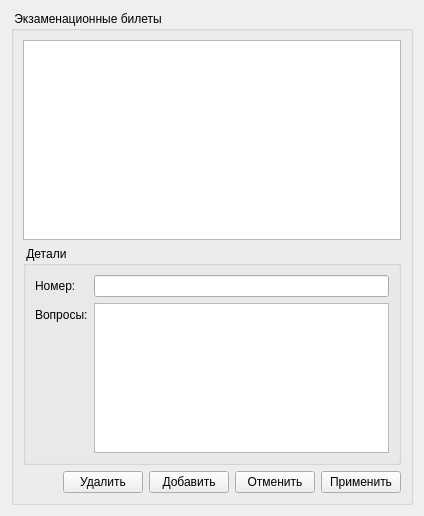
       <widget class="QWidget" name="cardsPage">
        <layout class="QHBoxLayout" name="horizontalLayout_4">
         <item>
          <widget class="QGroupBox" name="groupBox_9">
           <property name="title">
            <string> Экзаменационные билеты </string>
           </property>
           <layout class="QVBoxLayout" name="verticalLayout_3">
            <item>
             <widget class="QTableView" name="cardsTableView">
              <property name="minimumSize">
               <size>
                <width>0</width>
                <height>200</height>
               </size>
              </property>
             </widget>
            </item>
            <item>
             <widget class="QGroupBox" name="groupBox_8">
              <property name="title">
               <string> Детали </string>
              </property>
              <property name="flat">
               <bool>false</bool>
              </property>
              <layout class="QFormLayout" name="formLayout_4">
               <item row="0" column="0">
                <widget class="QLabel" name="label_11">
                 <property name="text">
                  <string>Номер:</string>
                 </property>
                </widget>
               </item>
               <item row="0" column="1">
                <widget class="QLineEdit" name="cardNumberEdit"/>
               </item>
               <item row="1" column="0">
                <widget class="QLabel" name="label">
                 <property name="text">
                  <string>Вопросы:</string>
                 </property>
                </widget>
               </item>
               <item row="1" column="1">
                <widget class="QPlainTextEdit" name="cardQuestionEdit1">
                 <property name="sizePolicy">
                  <sizepolicy hsizetype="Expanding" vsizetype="Preferred">
                   <horstretch>0</horstretch>
                   <verstretch>0</verstretch>
                  </sizepolicy>
                 </property>
                 <property name="maximumSize">
                  <size>
                   <width>16777215</width>
                   <height>150</height>
                  </size>
                 </property>
                </widget>
               </item>
              </layout>
             </widget>
            </item>
            <item>
             <layout class="QHBoxLayout" name="horizontalLayout_5">
              <item>
               <spacer name="horizontalSpacer_3">
                <property name="orientation">
                 <enum>Qt::Horizontal</enum>
                </property>
                <property name="sizeHint" stdset="0">
                 <size>
                  <width>40</width>
                  <height>20</height>
                 </size>
                </property>
               </spacer>
              </item>
              <item>
               <widget class="QPushButton" name="deleteCardButton">
                <property name="text">
                 <string>Удалить</string>
                </property>
               </widget>
              </item>
              <item>
               <widget class="QPushButton" name="addCardButton">
                <property name="text">
                 <string>Добавить</string>
                </property>
               </widget>
              </item>
              <item>
               <widget class="QPushButton" name="cancelCardsButton">
                <property name="text">
                 <string>Отменить</string>
                </property>
               </widget>
              </item>
              <item>
               <widget class="QPushButton" name="applyCardsButton">
                <property name="text">
                 <string>Применить</string>
                </property>
               </widget>
              </item>
             </layout>
            </item>
           </layout>
          </widget>
         </item>
        </layout>
       </widget>
